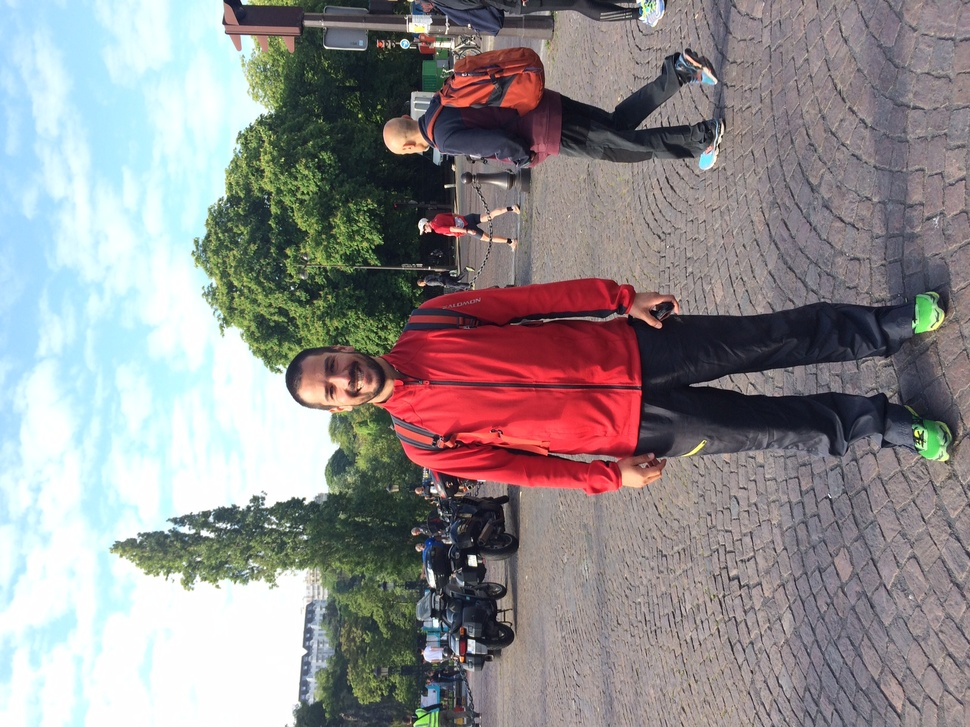
#> input picture pics/Blou_pic.JPG, 970 x 727 px, shrunk from 1632 x 1224 before the run, found by its file name
$ jupyter execute Invitation_CL3.ipynb   (shell and % lines are left out)
#> lines starting #> are read from the running program, lines starting #| are printed output that depends on the picture
[cell 1]
import numpy as np
from scipy.ndimage import imread
import matplotlib.pyplot as plt

### On définit une fonction pour construire une ondelette de Ricker. La fonction prend la fréquence dominante en entrée et retourne l'amplitude en fonction du temps:

[cell 2]
def ricker(f, length=0.20, dt=0.001):
    t = np.linspace(-length/2, (length-dt)/2, length/dt)
    y = (1.-2.*(np.pi**2)*(f**2)*(t**2))*np.exp(-(np.pi**2)*(f**2)*(t**2))
    return t, y

### Donc, si on veut obtenir une ondelette de fréquence dominante de 40 Hz:

[cell 3]
f = 40 #Hz
t, amp = ricker(f)

### On peut montrer l'ondelette sur une figure:

[cell 4]
plt.plot(t,amp)
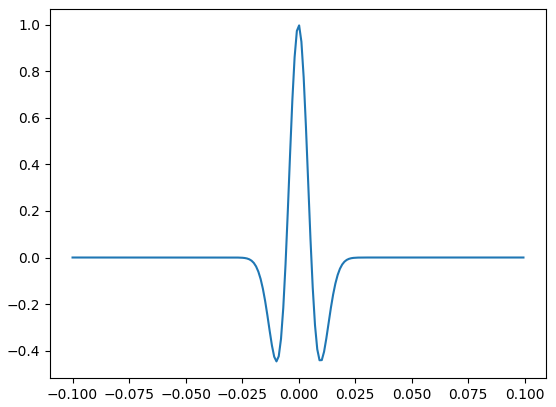
#> figure drawn by matplotlib, 1 panel; curve peaks at x = 0.000251, y = 0.997

### En utilisant quelques trucs de visualisation inspirés de AgileGeosicence (http://www.agilegeoscience.com), on peut améliorer pas mal cette image.

[cell 5]
plt.figure(figsize=(7,4))
plt.plot( t, amp, lw=2, color='black')
plt.fill_between(t, amp, 0,  amp > 0.0, interpolate=True, color='blue', alpha = 0.5)
plt.fill_between(t, amp, 0, amp < 0.0, interpolate=True, color='red', alpha = 0.5)

# Axes configuration and settings (optional)
plt.title('%d Hz Ricker wavelet' %f, fontsize = 16 )
plt.xlabel( 'two-way time (s)', fontsize = 14)
plt.ylabel('Amplitude', fontsize = 14)
plt.ylim((-1.1,1.1))
plt.xlim((min(t),max(t)))
plt.grid()
plt.show()
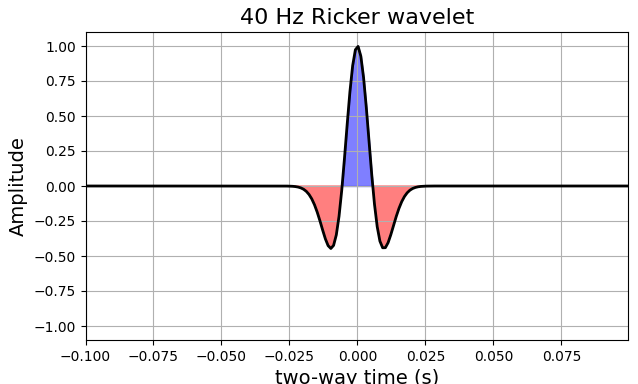
#> figure drawn by matplotlib, 1 panel; curve peaks at x = 0.000251, y = 0.997

### Maintenant, pour une fois, je vais utiliser ma propre image au lieu de celle des autres...

[cell 6]
im_blou=imread('pics/Blou_pic.jpg',flatten=True)
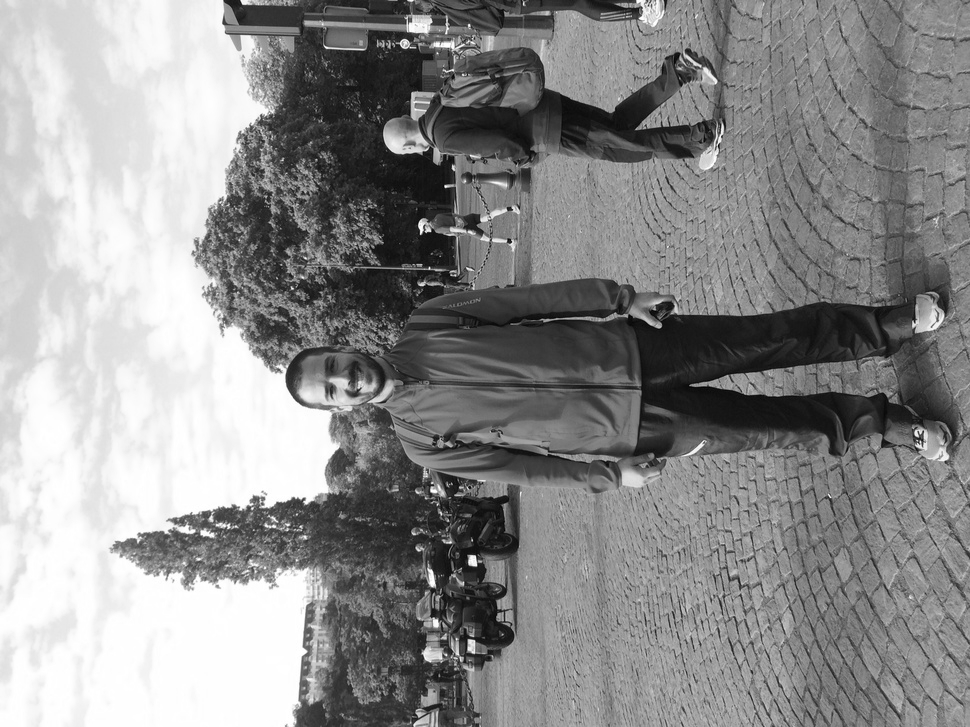
#> im_blou: shape (727, 970) float32; min 2.22, max 255, mean 141.7

### J'utilise l'option 'flatten=True' pour convertir l'image RGB en nuances de gris. Pour obtenir tout de même un bon rendu de l'image, j'utilise les nouvelles barres de couleur 'viridis' et 'inferno' de matplotlib

[cell 7]
fig, (ax1,ax2) = plt.subplots(ncols=2)
ax1.imshow(im_blou.T,cmap='inferno')
ax2.imshow(im_blou.T,cmap='viridis')
ax1.set_title('Inferno colormap',fontsize=16)
ax2.set_title('Viridis colormap',fontsize=16)
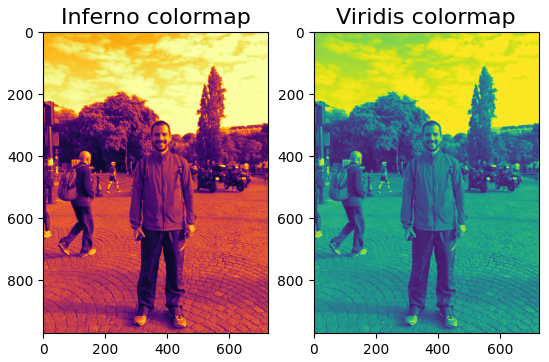
#> figure drawn by matplotlib, 2 panels

### J'y vais ensuite de convolution 1D de mon image avec l'ondelette de Ricker préalablement définie. Je teste la convolution colonne par colonne et ligne par ligne. L'option 'mode = same' force le résultat à avoir la même taille que l'image en entrée.

[cell 8]
Blou_convo= np.array([np.convolve(im_blou[:,col],amp,mode='same') for col in range(len(im_blou[0,:]))])
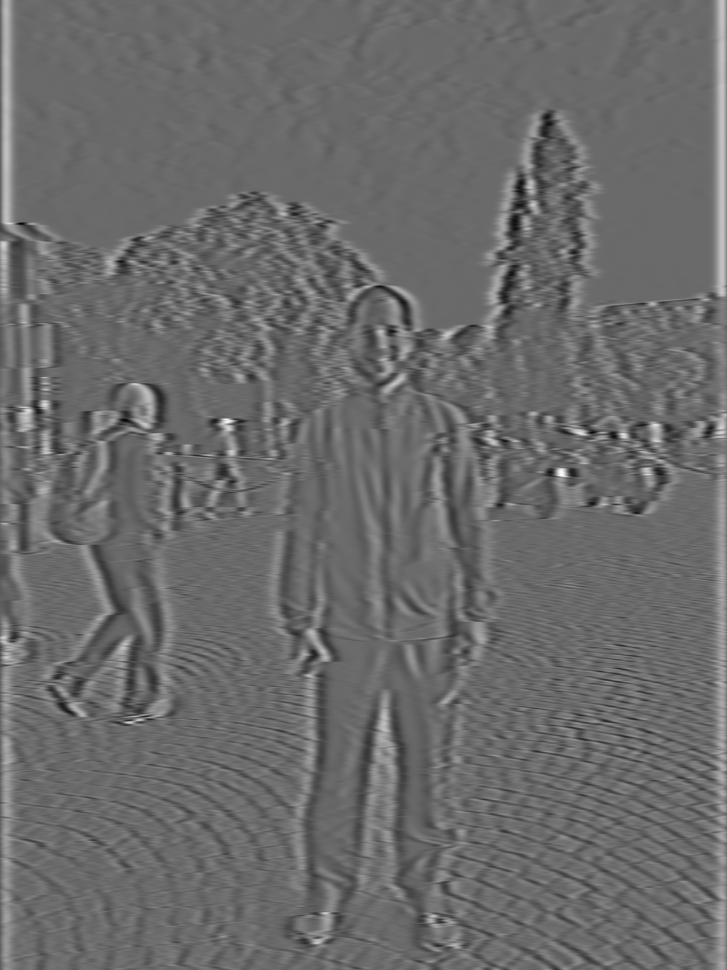
#> Blou_convo: shape (970, 727) float64; min -1062.4, max 1492.3, mean 12.6; drawn with min black and max white
Blou_convo_2= np.array([np.convolve(im_blou[row,:],amp,mode='same') for row in range(len(im_blou[:,0]))])
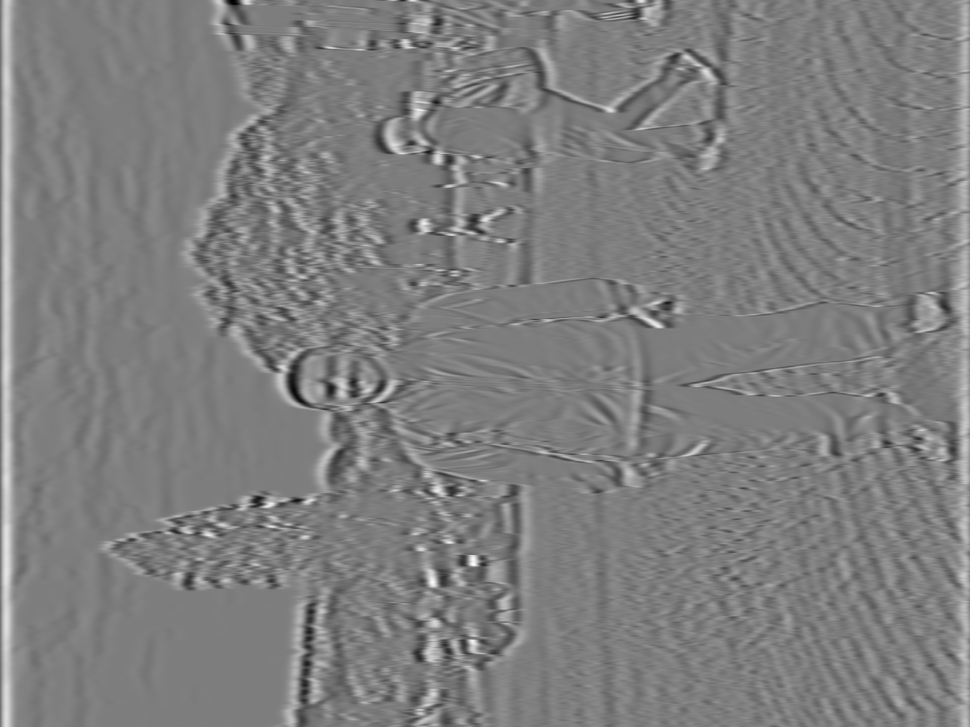
#> Blou_convo_2: shape (727, 970) float64; min -1156.1, max 1189.5, mean 11.5; drawn with min black and max white

[cell 9]
fig, (ax1,ax2) = plt.subplots(ncols=2)
ax1.imshow(Blou_convo,cmap='Greys')
ax2.imshow(Blou_convo_2.T,cmap='Greys')

ax1.set_title('Vertical convolution',fontsize=16)
ax2.set_title('Horizontal convolution',fontsize=16)
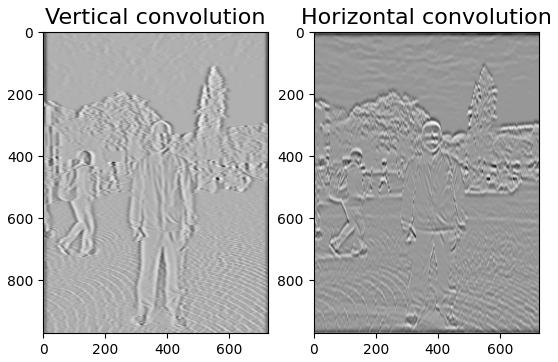
#> figure drawn by matplotlib, 2 panels

$ run again, with pics/js_pic.jpeg copied over pics/Blou_pic.JPG
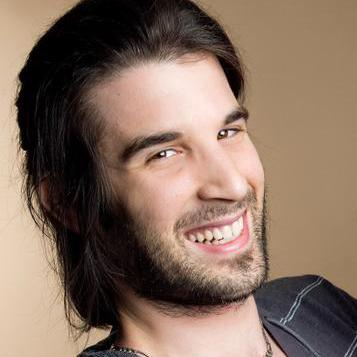
#> input picture pics/js_pic.jpeg, 357 x 357 px, found by its file name
#> `Blou_convo_2= np.array([np.convolve(im_blou[row,:],amp,mode='same') fo..`:
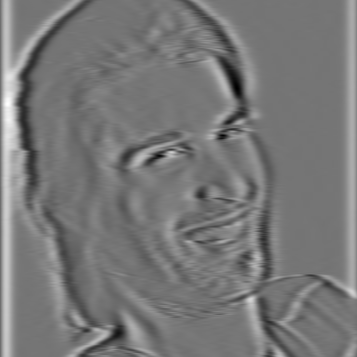
#> Blou_convo_2: shape (357, 357) float64; min -1022.5, max 1201.2, mean 28.1; drawn with min black and max white
#> `[cell 9] fig, (ax1,ax2) = plt.subplots(ncols=2) ax1.imshow(Blou_convo,..`:
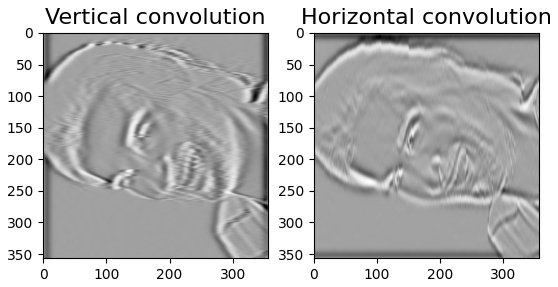
#> figure drawn by matplotlib, 2 panels

$ run again, with pics/zio_pic.jpeg copied over pics/Blou_pic.JPG
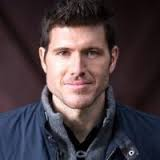
#> input picture pics/zio_pic.jpeg, 160 x 160 px, found by its file name
#> `Blou_convo_2= np.array([np.convolve(im_blou[row,:],amp,mode='same') fo..`:
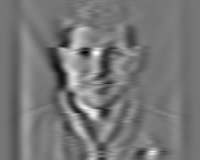
#> Blou_convo_2: shape (160, 200) float64; min -844.8, max 966.1, mean 0; drawn with min black and max white
#> `[cell 9] fig, (ax1,ax2) = plt.subplots(ncols=2) ax1.imshow(Blou_convo,..`:
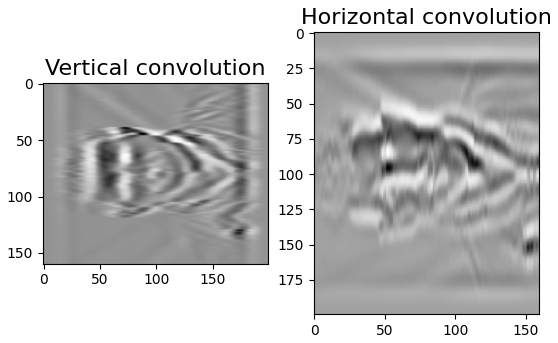
#> figure drawn by matplotlib, 2 panels
